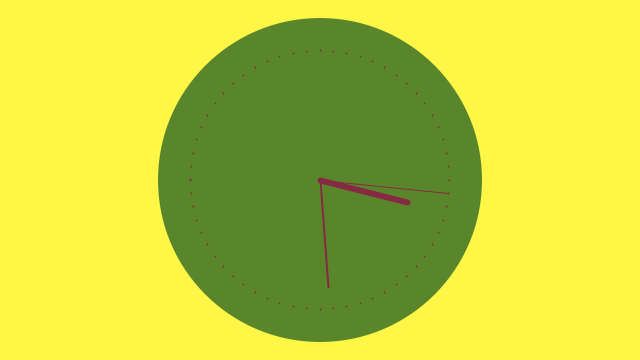
Frame 1 (no input)
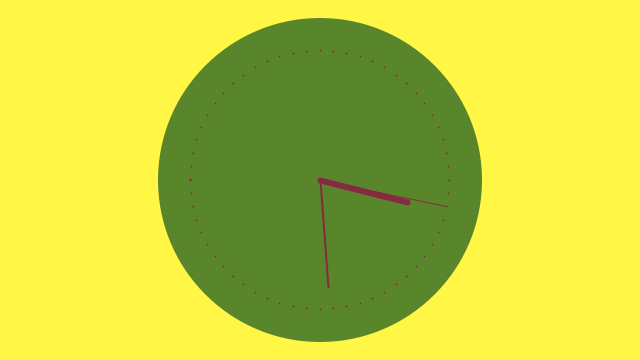
Frame 60 (the mouse pressed at the canvas centre just before this capture)
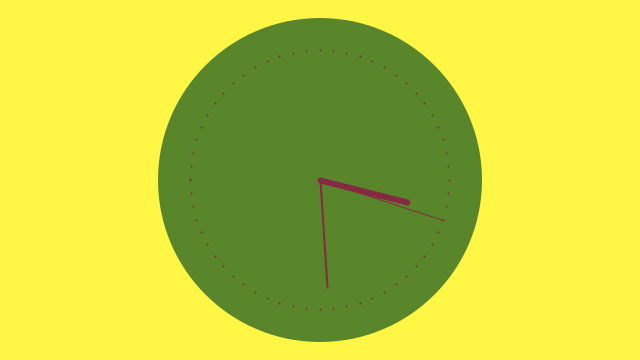
Frame 120 (the mouse held since frame 60 and released just before this capture)

The Processing sketch that drew these frames (run headless with seeded random() and noise(); from frame 60 on, the mouse is pressed at the canvas centre):

// Processing sketch: processing_154673
// ── processing_154673.pde

// clock colored image   
int cx, cy;
float secondsRadius;
float minutesRadius;
float hoursRadius;
float clockDiameter;

void setup() {
  size(640, 360);
  stroke(255);
  
  int radius = min(width, height) / 2;
  secondsRadius = radius * 0.72;
  minutesRadius = radius * 0.60;
  hoursRadius = radius * 0.50;
  clockDiameter = radius * 1.8;
  
  cx = width / 2;
  cy = height / 2;
}

void draw() {
  background(#FFF646);
  
  // Draw the clock background
  fill(#59862A);
  noStroke();
  ellipse(cx, cy, clockDiameter, clockDiameter);
  
  // Angles for sin() and cos() start at 3 o'clock;
  // subtract HALF_PI to make them start at the top
  float s = map(second(), 0, 60, 0, TWO_PI) - HALF_PI;
  float m = map(minute() + norm(second(), 0, 60), 0, 60, 0, TWO_PI) - HALF_PI; 
  float h = map(hour() + norm(minute(), 0, 60), 0, 24, 0, TWO_PI * 2) - HALF_PI;
  
  // Draw the hands of the clock
  stroke(#862A43);
  strokeWeight(1);
  line(cx, cy, cx + cos(s) * secondsRadius, cy + sin(s) * secondsRadius);
  strokeWeight(2);
  line(cx, cy, cx + cos(m) * minutesRadius, cy + sin(m) * minutesRadius);
  strokeWeight(6);
  line(cx, cy, cx + cos(h) * hoursRadius, cy + sin(h) * hoursRadius);
  
  // Draw the minute ticks
  strokeWeight(2);
  beginShape(POINTS);
  for (int a = 0; a < 360; a+=6) {
    float angle = radians(a);
    float x = cx + cos(angle) * secondsRadius;
    float y = cy + sin(angle) * secondsRadius;
    vertex(x, y);
  }
  endShape();
}
